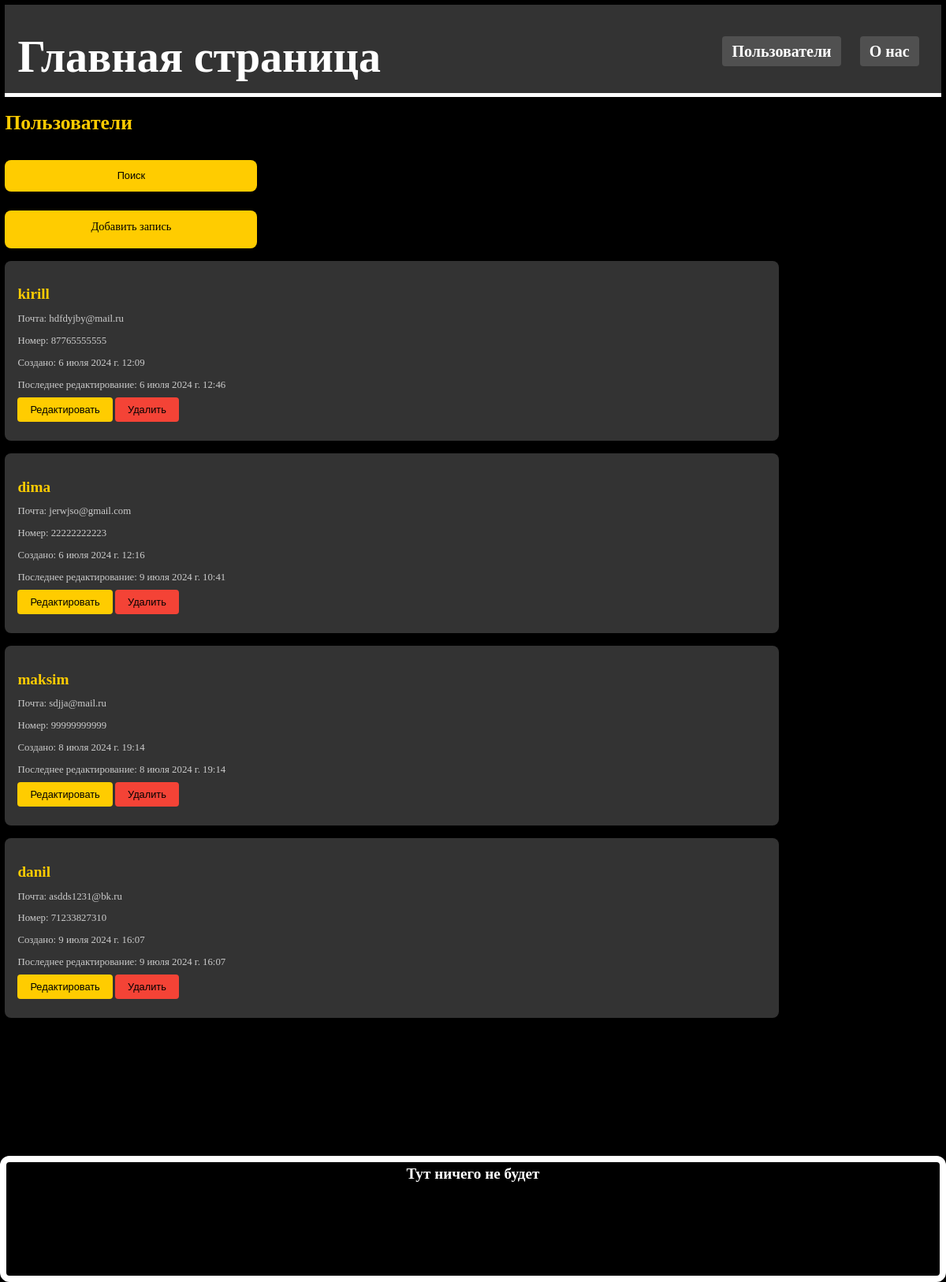
The app's page /users/, older data.
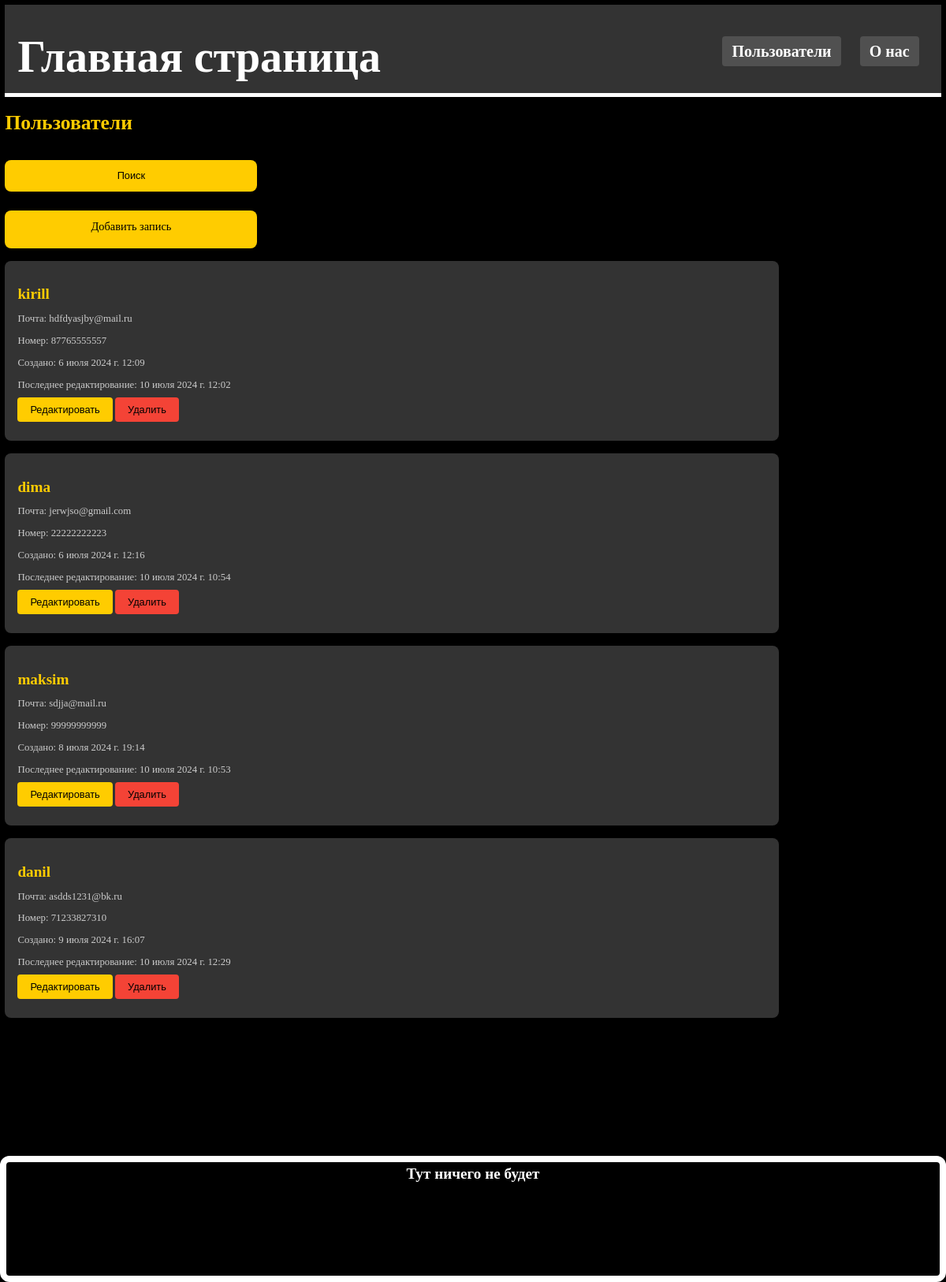
The same page, newer data.
### app1/models.py (models this page shows, shortened)
class info_table(models.Model):
    username = models.CharField(max_length=20, blank=False, verbose_name = 'Имя пользователя')
    email = models.CharField(max_length=20, blank=False, verbose_name = 'Почта')
    number = models.CharField(max_length=11, verbose_name = 'Номер')
    time_create = models.DateTimeField(auto_now_add=True)
    time_update = models.DateTimeField(auto_now=True)
    published = models.BooleanField(default=True)
    class Meta:
        verbose_name = 'Пользователи'
        verbose_name_plural = 'Пользователи'
        ordering = ['time_create', 'username']

### app1/views.py (the view)
# urls.py: path('users/', infoUsers.as_view(), name='users_page'),
class infoUsers(ListView):
    model=info_table
    template_name = 'app1/users.html'
    context_object_name = 'infos'
    extra_context ={'title':"Список пользователей"}
    def get_queryset(self):
        queryset = super().get_queryset().filter(published=True).order_by('id')
        search_query = self.request.GET.get('search_query')
        if search_query:
            queryset = queryset.filter(
                Q(username__icontains=search_query) |
                Q(email__icontains=search_query) |
                Q(number__icontains=search_query)
            )
        return queryset

### app1/templates/app1/users.html (shortened to what this page needs)
{% extends 'app1/base.html' %}
{% block content %}
<h1>Пользователи</h1>
<button class="search-button" onclick="toggleSearch()">Поиск</button>
    <a href="{% url 'add_page' %}" class="addpage-button">Добавить запись</a>
    {% for info in infos %}
    <div class="info-item" id="info-item-{{ info.id }}">
        <h2>{{ info.username }}</h2>
        <p>Почта: {{ info.email }}</p>
        <p>Номер: {{ info.number }}</p>
        <p class = "data-info">Создано: {{ info.time_create }}</p>
        <p class = "data-info">Последнее редактирование: {{ info.time_update }}</p>
        <button class="edit-button" data-id="{{ info.id }}">Редактировать</button>
        <button class="delete-button" data-id="{{ info.id }}">Удалить</button>
    </div>
{% empty %}
    <p>Данных о пользователях нет</p>
{% endfor %}
{% endblock %}

### app1/templates/app1/base.html (shortened to what this page needs)
{% load static %}
<!DOCTYPE html>
<html>
<head>
    <link type="text/css" href="{% static 'css/style.css' %}" rel="stylesheet"/>
</head>
</html>
<body>
{% include 'app1/header.html' %}
{% block content %}
{% endblock content %}
{% include 'app1/footer.html' %}
</body>

### app1/templates/app1/header.html
{% block header %}
<header>
    <h1><a href="http://127.0.0.1:8000/main/">Главная страница</a></h1>
    <nav>
        <ul>
            <li><a href="http://127.0.0.1:8000/users/">Пользователи</a></li>
            <li><a href="http://127.0.0.1:8000/about/">О нас</a></li>
        </ul>
     </nav>
</header>
{% endblock header %}

### app1/templates/app1/footer.html
{% block footer %}
<footer>
    <div class="footer-border"></div>
        <div class="empty">Тут ничего не будет</div>
</footer>
{% endblock footer %}

### app1/static/css/style.css (style rules this page uses)
html { position: relative; min-height: 100%; }
body { margin-bottom:11%; padding: 0; min-height: 100vh; display: flex; flex-direction: column; background-color:#000000; zoom: 0.8; }
header { background-color: #333; color: #fff; text-align: center; padding: 20px; display: flex; justify-content: space-between; align-items: flex-start; height: 100px; border-bottom: 7px solid #fff; }
header h1 a { color: #fff; text-decoration: none; transition: color 0.8s ease; font-size:70px; text-align: center; }
nav { display: flex; margin-top: 40px; }
nav ul { list-style: none; display: flex; margin: 0; padding: 0; }
nav li { margin: 0 15px; }
nav a { text-decoration: none; color: #ffffff; font-weight: bold; font-size:25px; padding: 10px 15px; border-radius: 5px; background-color: #505050; transition: background-color 0.3s ease; }
h1 { color: #ffcc00; margin-bottom: 20px; }
.info-item { background-color: #333; padding: 20px; border-radius: 10px; margin-bottom: 20px; display: inline-block; text-align: left; width: 80%; }
.info-item h2 { color: #ffcc00; margin-bottom: 10px; }
.info-item p { color: #ccc; margin-bottom: 10px; }
.search-button { background-color: #ffcc00; color: #000; border: none; padding: 15px 30px; border-radius: 10px; cursor: pointer; margin-top: 20px; margin-bottom: 20px; display: inline-block; font-size: 16px; width: 400px; height: 50px; }
.addpage-button { background-color: #ffcc00; color: #000; border: none; padding: 15px 30px; border-radius: 10px; cursor: pointer; margin-top: 10px; margin-bottom: 20px; display: inline-block; width:340px; height: 30px; text-align: center; font-size: 18px; text-decoration: none; }
footer { background-color: #000000; position: fixed; padding-top: 15px; height: 200px ; right: 0; bottom: 0; text-align: center; width: 100%; height: 185px; font-size: 19px; font-weight: bold; color: #fafaff; }
.footer-border { position: absolute; top: 0; left: 0; right: 0; bottom: 0; border: 10px solid #fff; border-radius: 15px; box-sizing: border-box; }
.empty { color: #fff; font-size: 24px; margin-bottom: 10px; order: -1; }
.edit-button, .delete-button { background-color: #ffcc00; border: none; color: rgb(0, 0, 0); padding: 10px 20px; text-align: center; text-decoration: none; display: inline-block; font-size: 16px; margin-bottom: 10px; cursor: pointer; border-radius: 5px; transition: background-color 0.3s ease; }
.delete-button { background-color: #f44336; }

Row changes from the older to the newer data that the page shows:
changed info_table "kirill": email "hdfdyjby@mail.ru" → "hdfdyasjby@mail.ru"; number "87765555555" → "87765555557"; time_update "6 июля 2024 г. 12:46" → "10 июля 2024 г. 12:02"
changed info_table "dima": time_update "9 июля 2024 г. 10:41" → "10 июля 2024 г. 10:54"
changed info_table "maksim": time_update "8 июля 2024 г. 19:14" → "10 июля 2024 г. 10:53"
changed info_table "danil": time_update "9 июля 2024 г. 16:07" → "10 июля 2024 г. 12:29"
